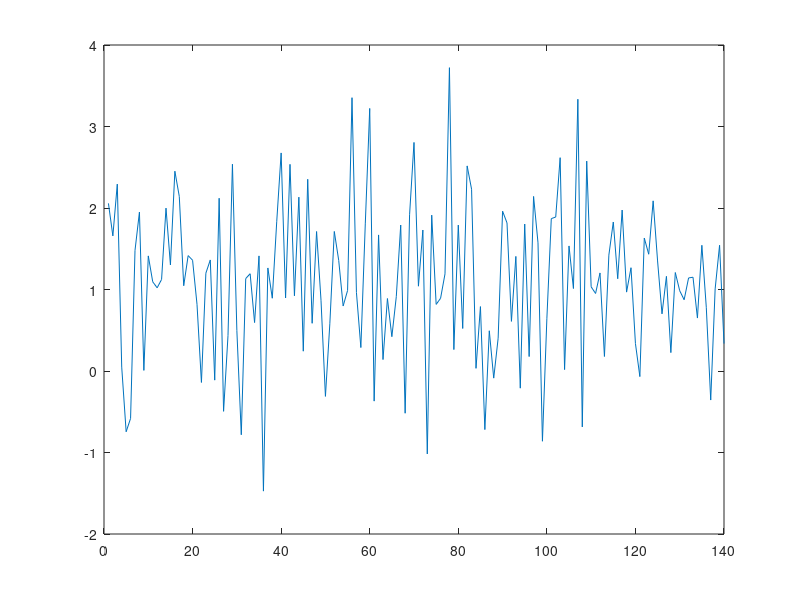

MATLAB code to generate this figure:

clear all; close all; clc;

r = normrnd(1,3,[1 100]);
plot(r)

r = normrnd(2,1,[1 200]);

plot(r)

r = normrnd(1,1,[1 140]);
plot(r)

%AL comment

% aggiungo frase
% Frase di Marcello

S = normrnd(1,1,[1 140]);
plot(S)

% ciao

